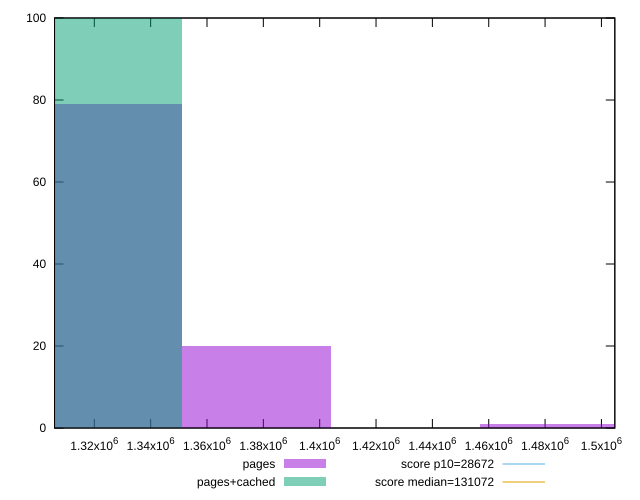

Here is the gnuplot script that generated this plot:
reset

$pages <<EOF
1324504.3180343446 79
1377484.4907557184 20
1483444.836198466 1
EOF

$pagesCached <<EOF
1324504.3180343446 100
EOF

set key outside below
set boxwidth 52980.17272137378
set xrange [1305881.5209796007:1504757.1763964305]
set yrange [0:100]
set trange [0:100]
set style fill transparent solid 0.5 noborder

set parametric
set terminal svg size 640, 500 enhanced background rgb 'white'
set output "report_00018_2021-02-10T15-25-16.877Z/uses-long-cache-ttl/comparison/histogram/0_vs_1.svg"

plot $pages title "pages" with boxes, \
     $pagesCached title "pages+cached" with boxes, \
     28672,t title "score p10=28672", \
     131072,t title "score median=131072"

reset
